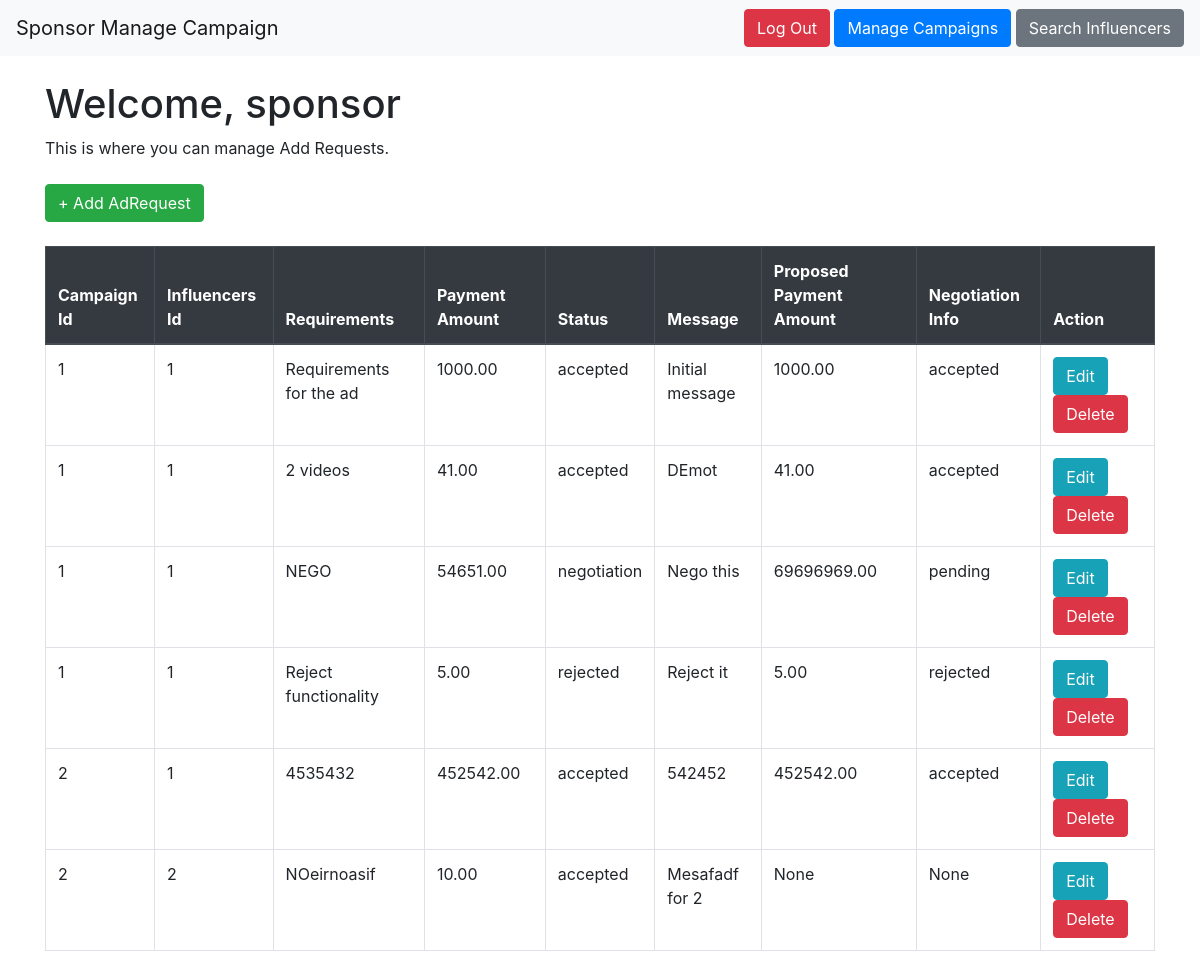
The page /sponsor/manageadrequest (signed in) on the database as committed earlier.
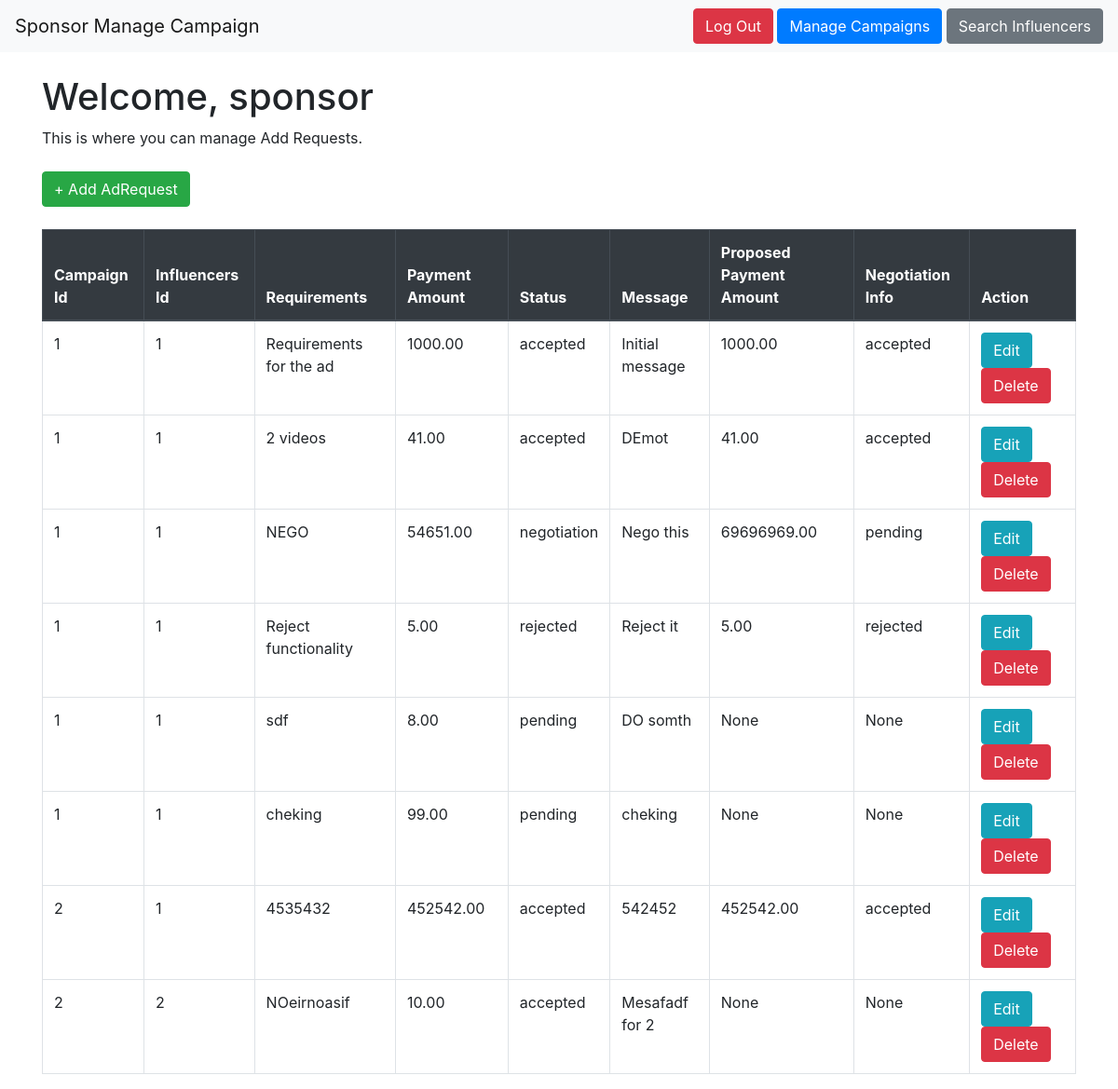
The same page on the database as committed later.
### models.py (models this page shows)
class AdRequest(db.Model):
    __tablename__ = "ad_requests"
    ad_request_id = db.Column(db.Integer, primary_key=True, autoincrement=True)
    campaign_id = db.Column(
        db.Integer, db.ForeignKey("campaigns.campaign_id"), nullable=False
    )
    influencer_id = db.Column(
        db.Integer, db.ForeignKey("influencers.influencer_id"), nullable=False
    )
    requirements = db.Column(db.Text)
    payment_amount = db.Column(db.Numeric(10, 2))
    status = db.Column(
        db.Enum("pending", "accepted", "rejected", "negotiation"), default="pending"
    )
    messages = db.Column(db.Text)
    negotiations = db.relationship("Negotiation", backref="ad_request", lazy=True)
    def to_dict(self):
        return {c.name: getattr(self, c.name) for c in self.__table__.columns}

### sponsor.py (the view)
@sponsor.route("/manageadrequest")
def sponsor_manageadrequest():
    if "user_name" in session and session["role"] == "sponsor":
        adrequest_data = helper.get_adrequest_by_userid(session["user_id"])
        return render_template(
            "sponsor_manage_adrequests.html", adrequest_data=adrequest_data
        )
    flash("Please Login !", "faliled")
    return redirect(url_for("sponsor.sponsor_login"))

### app.py (called while the page is built)
@app.before_request
def create_tables():
    init_db(app)

### models.py (called while the page is built, shortened)
def init_db(app):
    with app.app_context():
        db.create_all()

### templates/sponsor_manage_adrequests.html (shortened to what this page needs)
<!DOCTYPE html>
<html lang="en">
<head>
  <link rel="stylesheet" href="https://stackpath.bootstrapcdn.com/bootstrap/4.5.2/css/bootstrap.min.css">
</head>
<body>
  <nav class="navbar navbar-expand-lg navbar-light bg-light">
    <a class="navbar-brand" href="/sponsor/managecampaign">Sponsor Manage Campaign</a>
    <div class="ml-auto">
      <button class="btn btn-danger" onclick="location.href='/logout'">Log Out</button>
      <button class="btn btn-primary" onclick="location.href='{{url_for('sponsor.sponsor_managecampaign')}}'">Manage
        Campaigns</button>
      <button class="btn btn-secondary" onclick="location.href='{{url_for('sponsor.search_influencer')}}'">Search Influencers</button>
    </div>
  </nav>
  <div class="container mt-4">
    <h1>Welcome, {{ session['user_name'] }}</h1>
    <p>This is where you can manage Add Requests.</p>
  </div>
  <div class="container mt-4">
    <button class="btn btn-success" onclick="location.href='/sponsor/manageadrequest/add_adrequest'"> + Add AdRequest
    </button>
    {% if adrequest_data %}
    <table class="table table-bordered mt-4 ">
      <thead class="thead-dark">
        <tr>
          <th>Campaign Id</th>
          <th>Influencers Id</th>
          <th>Requirements</th>
          <th>Payment Amount</th>
          <th>Status</th>
          <th>Message</th>
          <th>Proposed Payment Amount</th>
          <th>Negotiation Info</th>
          <th>Action</th>
        </tr>
      </thead>
      <tbody>
        {% for data in adrequest_data %}
        <tr>
          <td>{{ data['campaign_id'] }}</td>
          <td>{{ data["influencer_id"] }}</td>
          <td>{{ data["requirements"] }}</td>
          <td>{{ data["payment_amount"] }}</td>
          <td>{{ data["status"] }}</td>
          <td>{{ data["messages"] }}</td>
          <td>{{data["proposed_payment_amount"]}}</td>
          <td>{{data["negotiation_status"]}}</td>
          <td>
  <button class="btn btn-info"
            onclick='location.href="{{ url_for("sponsor.edit_adrequest", adrequest_id=data["ad_request_id"]) }}"'>Edit</button>
            <button class="btn btn-danger"
              onclick="location.href='/sponsor/manageadrequest/delete_adrequest/{{ data["ad_request_id"] }}'">Delete</button>
                    </td>
        </tr>
        {% endfor %}
      </tbody>
    </table>
    {% else %}
    <h3 class="text-danger font-weight-bold mt-4">No Campaigns to show!</h3>
    {% endif %}
  </div>
</body>
</html>

Rows that differ between the two databases and show on the page:
added AdRequest: campaign_id "1", influencer_id "1", requirements "sdf", payment_amount "8.00", status "pending", messages "DO somth", proposed_payment_amount "None", negotiation_status "None"
added AdRequest: campaign_id "1", influencer_id "1", requirements "cheking", payment_amount "99.00", status "pending", messages "cheking", proposed_payment_amount "None", negotiation_status "None"
